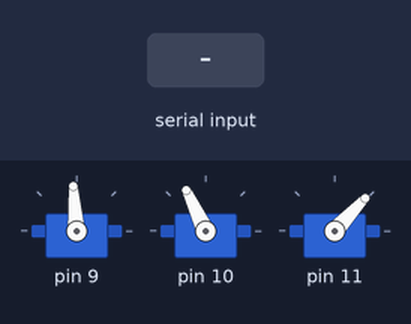
Simulated run of this sketch. Board: Arduino Uno, built with avr-gcc and run on an emulated ATmega328P. Parts: 3 × servo. Inputs (shaded band) come from the test bench.

Above: at 1.2 s.
1.3 s: "M:45\n" received over Serial
At 2.5 s:
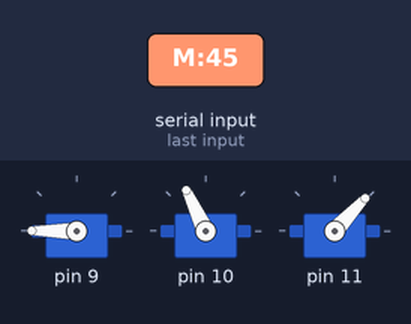
2.8 s: "I90\n" received over Serial
At 3.6 s:
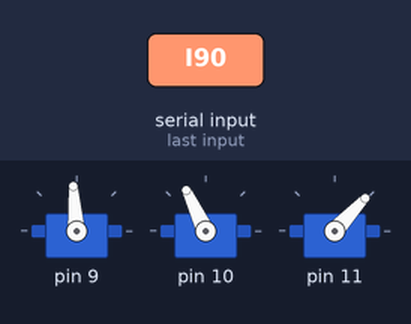
Timing chart, 0 to 5.8 s (numbered marks = the images above; inputs shaded):
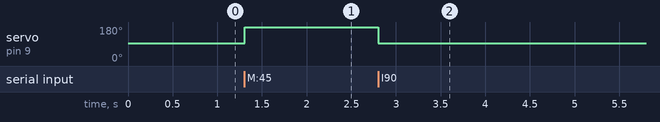

Measured:
- after the input at 1.3 s, servo on pin 9: 94° → 180° at once
- after the input at 2.8 s, servo on pin 9: 180° → 94° at once

The sketch:

SerialCommandsArduino.ino
```cpp
// Instructions are the following:
// Multiple (Example):
// M#Q0:0.450;Q1:1.520;Q2:-1.233;
// M#Q0:0;Q1:1.571;Q2:-1.571;
// Individual (Example):
// I#Q0:0.435;

#include "Servo.h"

// Constants used for calculation and storage.
#define PI 3.14159
#define COUNT_SERVOS 3

// -------------------------------
// Microseconds ranges.
#define SQ1_MIN 750
#define SQ1_MAX 2275

#define SQ2_MIN 950
#define SQ2_MAX 1725

#define SQ3_MIN 1025
#define SQ3_MAX 1775

// Radian ranges.
const float RQ1_MIN = - PI / 2;
const float RQ1_MAX = PI / 2;

const float RQ2_MIN = 0;
const float RQ2_MAX = PI / 2;

const float RQ3_MIN = 0;
const float RQ3_MAX = PI / 2;

// Arrays of values for the ranges.
float rangesRadiansMin[] = {RQ1_MIN, RQ2_MIN, RQ3_MIN};
float rangesRadiansMax[] = {RQ1_MAX, RQ2_MAX, RQ3_MAX};

int rangesMicroSecondsMin[] = {SQ1_MIN, SQ2_MIN, SQ3_MIN};
int rangesMicroSecondsMax[] = {SQ1_MAX, SQ2_MAX, SQ3_MAX};

// -------------------------------

// Array to store the servos created.
Servo servos[COUNT_SERVOS];

// Variable to receive the instructions via Serial Communication.
String instruction = "";

// Incoming Serial Data variable before conversion.
int incomingByte = 0;

// Prototypes */
void multipleCommands(String instruction);
void individualCommand(String instruction);
int mapper(float x, float min_x, float max_x, float min_y, float max_y);

void setup()
{
  // Serial initialization with baudrate specs.
  Serial.begin(9600);
  Serial.setTimeout(50);

  // Servo pin attachments.
  servos[0].attach(9);
  servos[1].attach(10);
  servos[2].attach(11);

  int defaultValues[3];
  defaultValues[0] = map(0, rangesRadiansMin[0], rangesRadiansMax[0], rangesMicroSecondsMin[0], rangesMicroSecondsMax[0]);
  defaultValues[1] = map(PI/2, rangesRadiansMin[1], rangesRadiansMax[1], rangesMicroSecondsMin[1], rangesMicroSecondsMax[1]);
  defaultValues[2] = map(0, rangesRadiansMin[2], rangesRadiansMax[2], rangesMicroSecondsMin[2], rangesMicroSecondsMax[2]);

  // Default configuration.
  servos[0].writeMicroseconds(defaultValues[0]);
  servos[1].writeMicroseconds(defaultValues[1]);
  servos[2].writeMicroseconds(defaultValues[2]);
}

void loop()
{
  if (Serial.available() > 0)
  {
    instruction = Serial.readStringUntil('\n');

    switch(instruction.charAt(0))
    {
      // Case of an individual command being received.
      case 'I':
        individualCommand(instruction);
        break;
      // Case of an multiple commands being received.
      case 'M':
        multipleCommands(instruction);
        break;
    }
  }
}

/*********************************************************/

/* Multiple instructions for multiple servos */
void multipleCommands(String instruction)
{
  int position = 2;

  for (int i = 0; i < COUNT_SERVOS; i++)
  {
    // Getting the indexes of the instruction received.
    int qIndex = instruction.substring(position + 1, position + 2).toInt();
    int startPos = instruction.indexOf(':', position) + 1;
    int finalPos = instruction.indexOf(';', position);

    // Extracting the ranges.
    int minMsRange = rangesMicroSecondsMin[qIndex];
    int maxMsRange = rangesMicroSecondsMax[qIndex];
    float minRadRange = rangesRadiansMin[qIndex];
    float maxRadRange = rangesRadiansMax[qIndex];

    // Saving the value.
    String individualValue = instruction.substring(startPos, finalPos);
    float radiansValue = individualValue.toFloat();

    // Mapping value to microseconds and sending.
    int value = mapper(radiansValue, minRadRange, maxRadRange, minMsRange, maxMsRange);
    servos[qIndex].writeMicroseconds(value);

    // Update to the index for the current position.
    position = finalPos + 1;
  }
}

/*********************************************************/

/* Individual instruction for one servo */
void individualCommand(String instruction)
{
  // Starting the index right after the double points.
  int startPos = instruction.indexOf(':') + 1;
  int finalPos = instruction.indexOf(';');

  // Getting the indexes of the instruction received.
  int qIndex = instruction.substring(3, 4).toInt();

  // Extracting the ranges.
  float minMsRange = rangesMicroSecondsMin[qIndex];
  float maxMsRange = rangesMicroSecondsMax[qIndex];
  float minRadRange = rangesRadiansMin[qIndex];
  float maxRadRange = rangesRadiansMax[qIndex];

  // Retreiving the value and making the conversion to degrees.
  String instructionValue = instruction.substring(startPos, finalPos);
  float radiansValue = instructionValue.toFloat();

  // Mapping value to microseconds and sending.
  int value = mapper(radiansValue, minRadRange, maxRadRange, minMsRange, maxMsRange);
  servos[qIndex].writeMicroseconds(value);
}

/* *********************************************** */
int mapper(float x, float min_x, float max_x, float min_y, float max_y)
{
  float m =  ( max_y - min_y ) / (max_x - min_x );
  float y = m * (x - min_x) + min_y;
  return (int)y;
}
```
